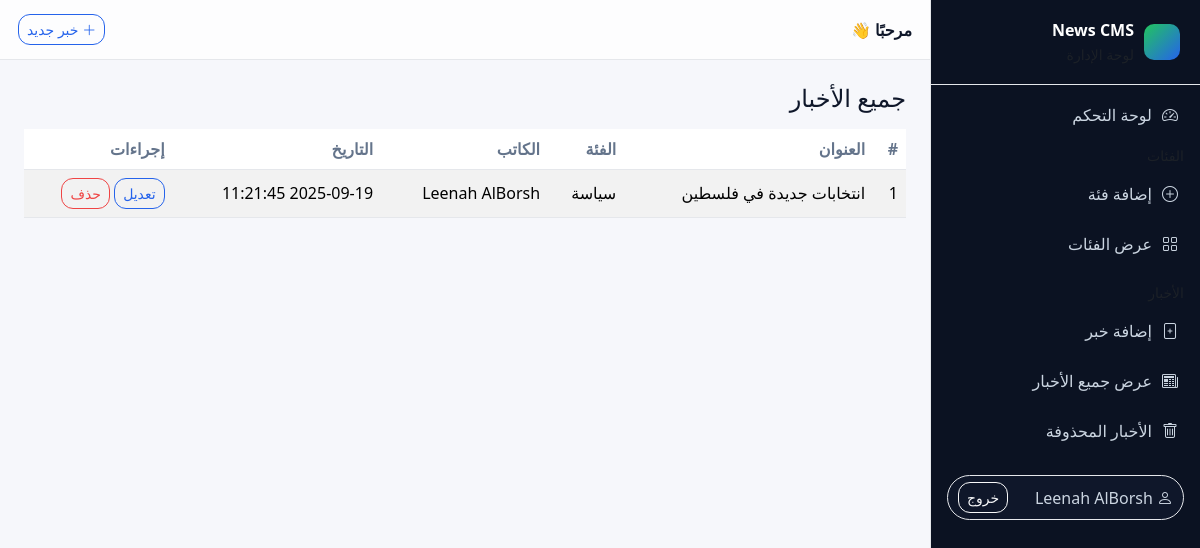
The app's page /news_list.php (signed in) with its own data.
### tables this page shows
CREATE TABLE `news` (
  `id` int(11) NOT NULL,
  `title` varchar(200) NOT NULL,
  `category_id` int(11) NOT NULL,
  `body` text NOT NULL,
  `image_path` varchar(255) DEFAULT NULL,
  `user_id` int(11) NOT NULL,
  `status` enum('active','deleted') NOT NULL DEFAULT 'active',
  `created_at` timestamp NOT NULL DEFAULT current_timestamp(),
  `updated_at` timestamp NULL DEFAULT NULL
);

CREATE TABLE `categories` (
  `id` int(11) NOT NULL,
  `name` varchar(120) NOT NULL,
  `created_at` timestamp NOT NULL DEFAULT current_timestamp()
);

CREATE TABLE `users` (
  `id` int(11) NOT NULL,
  `name` varchar(100) NOT NULL,
  `email` varchar(190) NOT NULL,
  `password` varchar(255) NOT NULL,
  `created_at` timestamp NOT NULL DEFAULT current_timestamp()
);

### news_list.php (the view, shortened to what this page needs)
<?php
require_once __DIR__ . '/includes/db.php';
$rows = $pdo->query("
SELECT n.id, n.title, n.status, n.created_at, c.name AS category, u.name AS author
FROM news n
JOIN categories c ON c.id = n.category_id
JOIN users u ON u.id = n.user_id
WHERE n.status='active'
ORDER BY n.id DESC
")->fetchAll();
include __DIR__ . '/includes/header.php';
?>
<h1 class="h4 mb-3">جميع الأخبار</h1>
<table class="table table-striped align-middle">
    <thead>
        <tr>
            <th>#</th>
            <th>العنوان</th>
            <th>الفئة</th>
            <th>الكاتب</th>
            <th>التاريخ</th>
            <th>إجراءات</th>
        </tr>
    </thead>
    <tbody>
        <?php foreach ($rows as $r): ?>
            <tr>
                <td><?php echo (int) $r['id']; ?></td>
                <td><?php echo htmlspecialchars($r['title']); ?></td>
                <td><?php echo htmlspecialchars($r['category']); ?></td>
                <td><?php echo htmlspecialchars($r['author']); ?></td>
                <td><?php echo htmlspecialchars($r['created_at']); ?></td>
                <td>
                    <a class="btn btn-sm btn-outline-primary"
                        href="edit_news.php?id=<?php echo (int) $r['id']; ?>">تعديل</a>
                    <a class="btn btn-sm btn-outline-danger" href="news_list.php?delete=<?php echo (int) $r['id']; ?>"
                        onclick="return confirm('تأكيد حذف الخبر؟ (سيصبح في المحذوفات)');">حذف</a>
                </td>
            </tr>
        <?php endforeach; ?>
    </tbody>
</table>
<?php include __DIR__ . '/includes/footer.php'; ?>

### includes/header.php (style rules this page uses)
:root { --bg: #f6f7fb; --text: #0f172a; --muted: #64748b; --card: #ffffff; --border: #e5e7eb; --ring: #cbd5e1; --sidebar-bg: #0b1222; --sidebar-text: #cbd5e1; --sidebar-hover: #0f172a; --accent: #2563eb; --accent-2: #22c55e; --danger: #ef4444; --warning: #f59e0b; --shadow: 0 6px 20px rgba(0, 0, 0, .08); --radius: 16px; --glass: rgba(255, 255, 255, .75); }
* { box-sizing: border-box }
html, body { height: 100% }
body { background: var(--bg); color: var(--text); }
.btn { border-radius: 12px }
.btn-outline-primary { color: var(--accent); border-color: var(--accent) }
.btn-outline-danger { color: var(--danger); border-color: var(--danger) }
.table { color: var(--text) }
.table thead th { border-bottom: 1px solid var(--border); color: var(--muted) }
.table td, .table th { border-color: var(--border) }

### records on screen
news: id "1", title "انتخابات جديدة في فلسطين", category.name "سياسة", user.name "Leenah AlBorsh", created_at "2025-09-19 11:21:45"

### other values on screen
$_SESSION['user']['name'] "Leenah AlBorsh"
